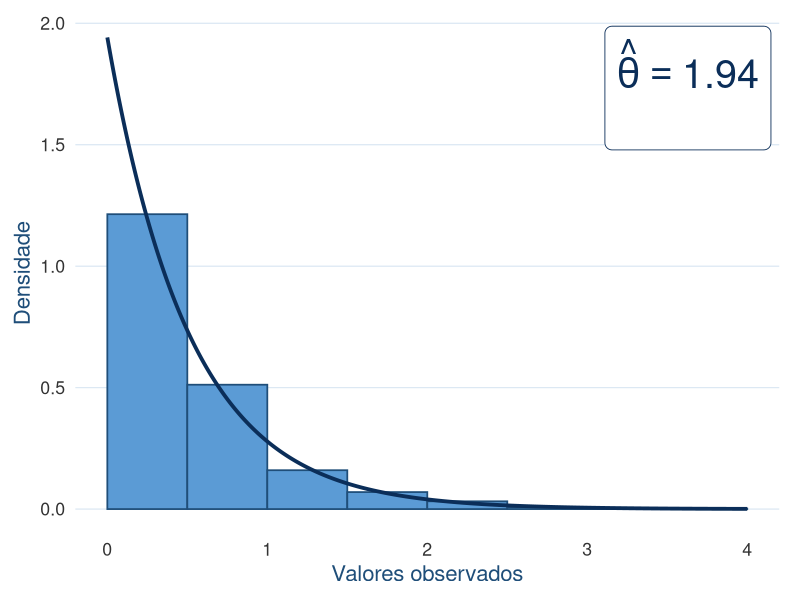
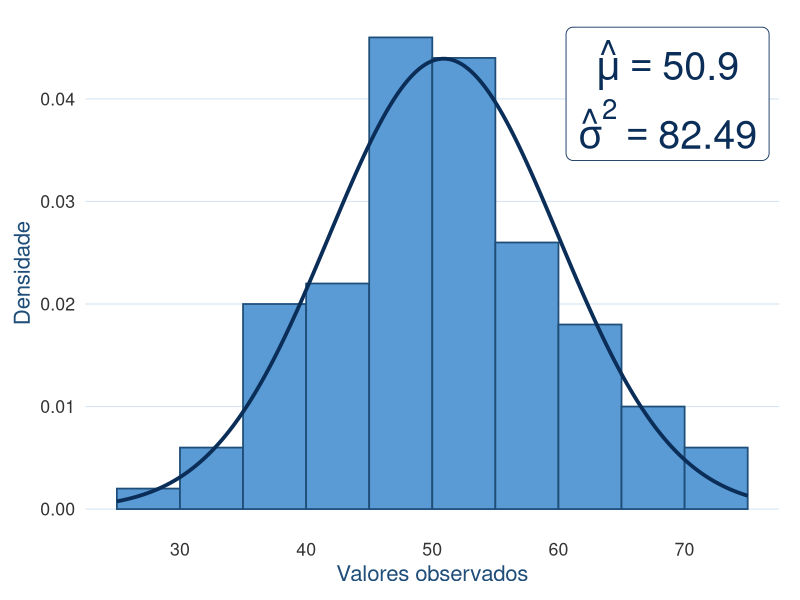

The R script that drew these images, in order:
## ---- chunk 1
#| echo: false
#| warning: false
#| message: false
#| fig-height: 4

library(ggplot2)

set.seed(123)

x <- rexp(1000, rate = 2)

# Estimativas pelo Método dos Momentos
theta_hat <- 1/mean(x)

# 
label_estimativas <- paste0(
  "atop(hat(theta)==",
  round(theta_hat, 2),
  ")"
)

# Breaks definidos pelo hist()
h <- hist(x, plot = FALSE, breaks = 12)

# Dados para a densidade Normal estimada
densidade <- data.frame(
  x = seq(min(h$breaks), max(h$breaks), length.out = 500)
)

densidade$y <- dexp(
  densidade$x,
  rate = theta_hat
)

ggplot(data.frame(x = x), aes(x = x)) +

  # Histograma
  geom_histogram(
    aes(y = after_stat(density)),
    breaks = h$breaks,
    fill = "#5B9BD5",
    color = "#1F4E79",
    linewidth = 0.6
  ) +

  # Densidade Exponencial estimada
  geom_line(
    data = densidade,
    aes(x = x, y = y),
    color = "#0B2E59",
    linewidth = 1.3
  ) +

  labs(
    x = "Valores observados",
    y = "Densidade"
  ) +

  annotate(
  "label",
  x = Inf,
  y = Inf,
  label = label_estimativas,
  parse = TRUE,
  hjust = 1.05,
  vjust = 1.1,
  size = 10,
  color = "#0B2E59",
  fill = "white",
  label.size = 0.3,
) +

  theme_minimal(base_size = 16) +

  theme(
    panel.grid.minor = element_blank(),
    panel.grid.major.x = element_blank(),
    panel.grid.major.y = element_line(
      color = "#D9E6F2",
      linewidth = 0.4
    ),
    axis.title = element_text(color = "#1F4E79"),
    axis.text = element_text(color = "#333333"),
    plot.margin = margin(10, 15, 10, 10)
  )
## ---- chunk 2
#| echo: false
#| warning: false
#| message: false

library(ggplot2)

set.seed(123)

x <- rnorm(100, mean = 50, sd = 10)

# Estimativas pelo Método dos Momentos
mu_hat <- mean(x)
sigma2_hat <- mean((x - mu_hat)^2)
sigma_hat <- sqrt(sigma2_hat)

# 
label_estimativas <- paste0(
  "atop(hat(mu)==",
  round(mu_hat, 2),
  ",hat(sigma)^2==",
  round(sigma2_hat, 2),
  ")"
)

# Breaks definidos pelo hist()
h <- hist(x, plot = FALSE, breaks = 12)

# Dados para a densidade Normal estimada
densidade <- data.frame(
  x = seq(min(h$breaks), max(h$breaks), length.out = 500)
)

densidade$y <- dnorm(
  densidade$x,
  mean = mu_hat,
  sd = sigma_hat
)

ggplot(data.frame(x = x), aes(x = x)) +

  # Histograma
  geom_histogram(
    aes(y = after_stat(density)),
    breaks = h$breaks,
    fill = "#5B9BD5",
    color = "#1F4E79",
    linewidth = 0.6
  ) +

  # Densidade Normal estimada
  geom_line(
    data = densidade,
    aes(x = x, y = y),
    color = "#0B2E59",
    linewidth = 1.3
  ) +

  labs(
    x = "Valores observados",
    y = "Densidade"
  ) +

  annotate(
  "label",
  x = Inf,
  y = Inf,
  label = label_estimativas,
  parse = TRUE,
  hjust = 1.05,
  vjust = 1.1,
  size = 10,
  color = "#0B2E59",
  fill = "white",
  label.size = 0.3
) +

  theme_minimal(base_size = 16) +

  theme(
    panel.grid.minor = element_blank(),
    panel.grid.major.x = element_blank(),
    panel.grid.major.y = element_line(
      color = "#D9E6F2",
      linewidth = 0.4
    ),
    axis.title = element_text(color = "#1F4E79"),
    axis.text = element_text(color = "#333333"),
    plot.margin = margin(10, 15, 10, 10)
  )
